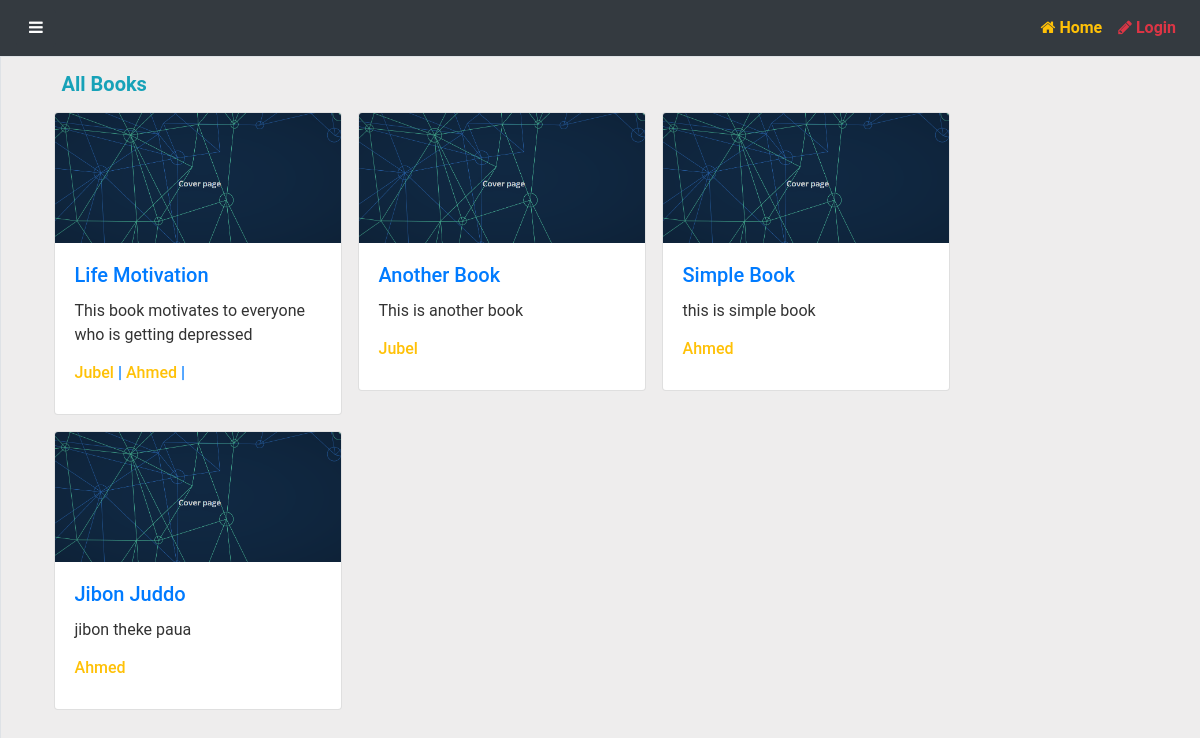
Page /catalog/books/ on the earlier database version.
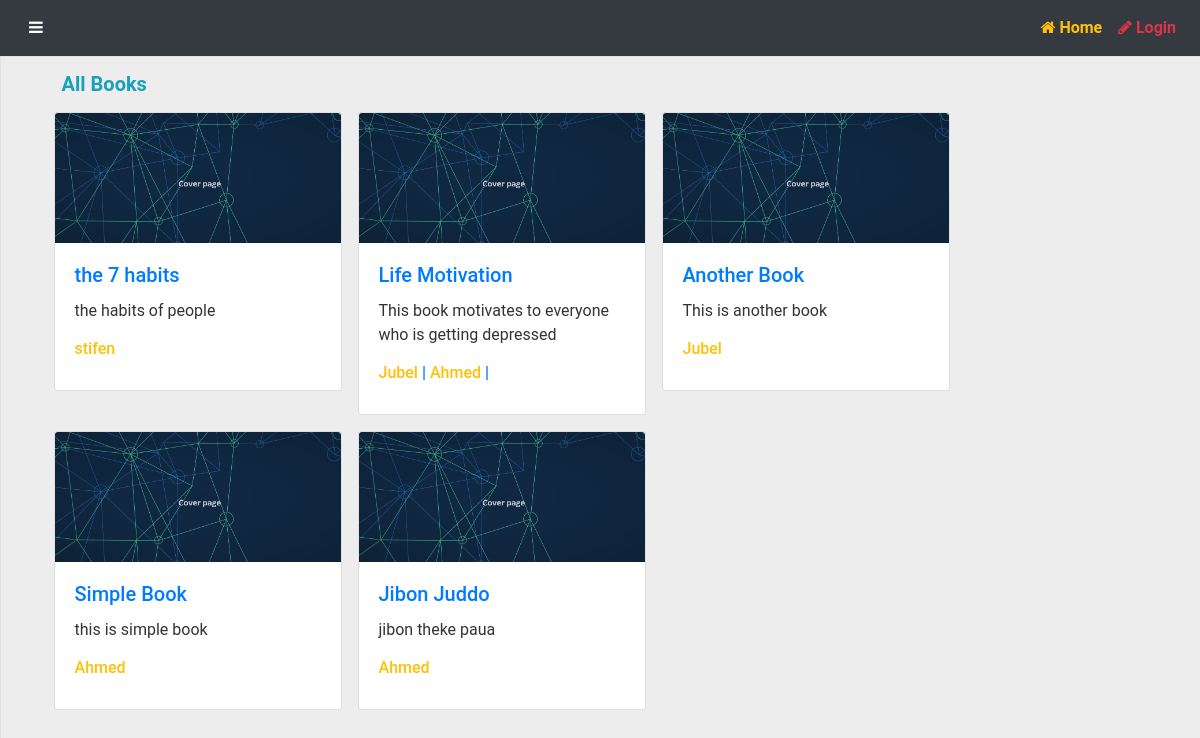
Same page on the later database version.
### catalog/models.py (models this page shows, shortened)
class Book(models.Model):
    title = models.CharField(max_length=200)
    author = models.ManyToManyField('Author')
    language = models.ForeignKey('Language',on_delete=models.SET_NULL,null=True)
    summery = models.TextField(help_text='Enter a brief description of the book')
    isbn = models.CharField('ISBN', max_length=13, help_text='13 Character <a href="https://www.isbn-international.org/content/what-isbn">ISBN number</a>')
    genre = models.ManyToManyField(Genre,help_text='Select a genre for this book')
    book_added_date = models.DateTimeField(auto_now_add=True)
    def get_absolute_url(self):
        return reverse('book-detail',args=[str(self.id)])
    def display_genre(self):
        return ', '.join(genre.name for genre in self.genre.all()[:3])
    display_genre.short_description = 'Genre'
    def show_author(self):
        return ' '.join(author.first_name for author in self.author.all()[:3])
    show_author.short_description = 'Author'

class Author(models.Model):
    first_name = models.CharField(max_length=100)
    last_name = models.CharField(max_length=100)
    date_of_birth = models.DateField(null=True, blank=True)
    date_of_death = models.DateField('Died', null=True, blank=True)
    class Meta:
        ordering=['last_name','first_name']
    def get_absolute_url(self):
        return reverse('author-detail',args=[str(self.id)])

### catalog/views.py (the view)
# urls.py: path('books/',views.BookListView.as_view(),name='books'),
class BookListView(ListView):
    model = Book
    context_object_name = 'my_book_list'
    template_name = 'books/book_list.html'
    paginate_by = 8
    def get_queryset(self):
        return Book.objects.order_by('-book_added_date')[:6]
    def get_context_data(self, **kwargs):
        context = super(BookListView, self).get_context_data(**kwargs)
        context['authors'] = 'This is just some data'
        return context

### catalog/templates/books/book_list.html (shortened to what this page needs)
{% extends 'base_generic.html' %}
{% load static %}
{% block content %}
<div class="container">
    {% if my_book_list %}
    <h5 class="display-6 text-info pl-3 pt-3 "> <strong>All Books</strong> </h5>
<div class="d-flex flex-row flex-wrap mb-4">
    {% for book in my_book_list %}
    <div class="">
        <div class="card m-2 " style="width: 18rem;">
            <img class="card-img-top" src="{% static 'img/book_cover.png' %}" alt="Card image cap">
            <div class="card-body">
                <h5 class="card-title"><a href="{{ book.get_absolute_url }}">{{ book.title }}</a></h5>
                <p class="card-text">{{book.summery}}</p>
                <h6 class="card-title ">
                    {% for author in book.author.all %}
                    <a class="text-warning" href="{{ author.get_absolute_url }}">{{ author.first_name }}
                    {% if book.author.all.count > 1 %}
                    <span class="text-primary">|</span>
                    {% endif %}
                    </a>
                    {% endfor %}
                </a></h6>
            </div>
        </div>
    </div>
    {% endfor %}
</div>
{% else %}
<p class="m-5">There are no books in the library.</p>
{% endif %}
</div>
{% endblock %}

Differences in the rows shown:
added Book: title "the 7 habits", summery "the habits of people"
added Author: first_name "stifen", shown under "the 7 habits"
